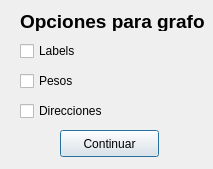
<?xml version="1.0" encoding="UTF-8"?>
<ui version="4.0">
 <class>TestFileOptions</class>
 <widget class="QDialog" name="TestFileOptions">
  <property name="geometry">
   <rect>
    <x>0</x>
    <y>0</y>
    <width>213</width>
    <height>169</height>
   </rect>
  </property>
  <property name="windowTitle">
   <string>Dialog</string>
  </property>
  <widget class="QLabel" name="label">
   <property name="geometry">
    <rect>
     <x>20</x>
     <y>10</y>
     <width>191</width>
     <height>21</height>
    </rect>
   </property>
   <property name="text">
    <string>&lt;html&gt;&lt;head/&gt;&lt;body&gt;&lt;p&gt;&lt;span style=&quot; font-size:14pt; font-weight:600;&quot;&gt;Opciones para grafo&lt;/span&gt;&lt;/p&gt;&lt;/body&gt;&lt;/html&gt;</string>
   </property>
  </widget>
  <widget class="QPushButton" name="cont">
   <property name="geometry">
    <rect>
     <x>60</x>
     <y>130</y>
     <width>99</width>
     <height>27</height>
    </rect>
   </property>
   <property name="text">
    <string>Continuar</string>
   </property>
  </widget>
  <widget class="QCheckBox" name="labels">
   <property name="geometry">
    <rect>
     <x>20</x>
     <y>40</y>
     <width>97</width>
     <height>22</height>
    </rect>
   </property>
   <property name="text">
    <string>Labels</string>
   </property>
  </widget>
  <widget class="QCheckBox" name="directions">
   <property name="geometry">
    <rect>
     <x>20</x>
     <y>100</y>
     <width>111</width>
     <height>22</height>
    </rect>
   </property>
   <property name="text">
    <string>Direcciones</string>
   </property>
  </widget>
  <widget class="QCheckBox" name="weights">
   <property name="geometry">
    <rect>
     <x>20</x>
     <y>70</y>
     <width>97</width>
     <height>22</height>
    </rect>
   </property>
   <property name="text">
    <string>Pesos</string>
   </property>
  </widget>
 </widget>
 <resources/>
 <connections/>
</ui>
